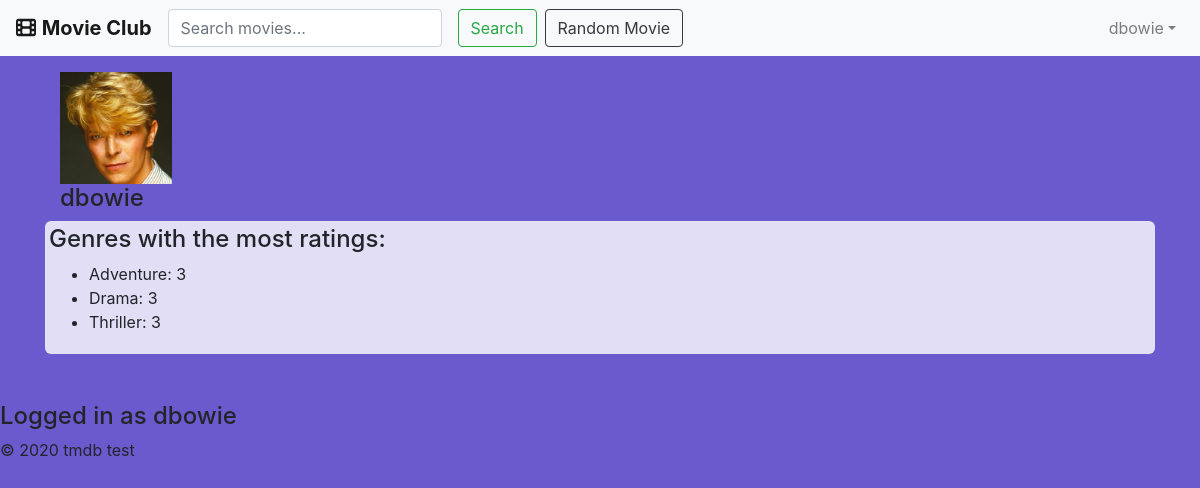
The app's page /index.php?action=dashboard (signed in) with its own data.
### tables this page shows
CREATE TABLE `users` (
  `userID` int(11) NOT NULL,
  `email` varchar(128) NOT NULL,
  `username` varchar(128) NOT NULL,
  `password` varchar(256) NOT NULL,
  `proPic` varchar(256) NOT NULL
);

### model/user.php (called while the page is built, shortened)
<?php
class User {
    private $userID, $email, $username, $password, $proPic;
    function __construct($email, $username, $password, $proPic) {
        $this->username = $username;
        $this->proPic = $proPic;
    }
    function getProPic() {
        return $this->proPic;
    }
    public function getUserID() {
        return $this->userID;
    }
    public function getUsername() {
        return $this->username;
    }
    function setUserID($userID): void {
        $this->userID = $userID;
    }
}

### model/userDB.php (called while the page is built, shortened)
<?php
class UserDB {
    public static function getUserByUserName($username) {
        $db = Database::getDB();
        $query = 'SELECT * FROM Users
                  WHERE username = :username';
        $statement = $db->prepare($query);
        $statement->bindValue(":username", $username);
        $statement->execute();
        $row = $statement->fetch(PDO::FETCH_ASSOC);
        $user = new User($row['email'], $row['username'], '', $row['proPic']);
        $user->setUserID($row['userID']);
        return $user;
    }
}

### model/ratingDB.php (called while the page is built, shortened)
<?php
class RatingDB {
    public static function getUserMovieRatings($user) {
        $db = Database::getDB();
        $query = 'SELECT * FROM ratings r
                  INNER JOIN movies m ON r.tmdbID = m.tmdbID
                  WHERE userID = :userID';
        $statement = $db->prepare($query);
        $statement->bindValue(":userID", $user->getUserID());
        $statement->execute();
        $rows = $statement->fetchAll();
        $ratings = null;
        foreach ($rows as $row) {
            $movie = MovieDB::getMovie($row['tmdbID']);
            $rating = new Rating($row['userID'], $row['tmdbID'], $row['rating'], $movie);
            $rating->setRatingID($row['ratingID']);
            $rating->setRatingDate($row['ratingDate']);
            $ratings[] = $rating;
        }
        return $ratings;
    }
}

### model/contHelper.php (called while the page is built, shortened)
<?php
class ContHelper {
    public static function getTop3Genres($user) {
        $ratings = RatingDB::getUserMovieRatings($user);
        $genres = GenreDB::getGenres();
        $genreCount = array();
        $top3Genres = array();
        foreach ($genres as $genre) {
            $genreCount[$genre->getName()] = 0;
        }
        if (!is_null($ratings)) {
            foreach ($ratings as $rating) {
                for ($i = 0; $i < count($rating->getMovie()->getGenres()); $i++) {
                    $genreCount[$rating->getMovie()->getGenres()[$i]->getName()]++;
                }
            }
            arsort($genreCount);
            for ($i = 0; $i < 3; $i++) {
                $top3Genres[key($genreCount)] = reset($genreCount);
                array_shift($genreCount);
            }
        }
        return $top3Genres;
    }
}

### model/movieDB.php (called while the page is built, shortened)
<?php
class MovieDB {
    public static function getMovie($tmdbID) {
        $db = Database::getDB();
        $query = 'SELECT * FROM moviesgenres mg
                  INNER JOIN genres g ON mg.genreID = g.genreID
                  WHERE movieID = :tmdbID';
        $statement = $db->prepare($query);
        $statement->bindValue(":tmdbID", $tmdbID);
        $statement->execute();
        $rows = $statement->fetchAll();
        $genres = array();
        if ($rows !== false) {
            for ($i = 0; $i < count($rows); $i++) {
                $genre = new Genre($rows[$i]['genreID'], $rows[$i]['name']);
                array_push($genres, $genre);
            }
        }
        $query = 'SELECT * FROM movies
                  WHERE tmdbID = :tmdbID';
        $statement = $db->prepare($query);
        $statement->bindValue(":tmdbID", $tmdbID);
        $statement->execute();
        $row = $statement->fetch();
        $movie = false;
        if ($row !== false) {
            $movie = new Movie($tmdbID, $row['title'], $row['overview'], $row['poster'], $genres);
        }
        return $movie;
    }
}

### model/genreDB.php (called while the page is built, shortened)
<?php
class GenreDB {
    public static function getGenres(){
        $db = Database::getDB();
        $query = 'SELECT * FROM genres';
        $statement = $db->prepare($query);
        $statement->execute();
        $rows = $statement->fetchAll();
        $genres = array();
        foreach ($rows as $row) {
            $genre = new Genre($row['genreID'], $row['name']);
            array_push($genres, $genre);
        }
        return $genres;
    }
}

### model/genre.php (called while the page is built, shortened)
<?php
class Genre {
    private $genreID, $name;
    function __construct($genreID, $name) {
        $this->name = $name;
    }
    function getName() {
        return $this->name;
    }
}

### model/rating.php (called while the page is built, shortened)
<?php
class Rating {
    private $ratingID, $userID, $tmdbID, $ratingDate, $rating, $movie;
    function __construct($userID, $tmdbID, $rating, $movie) {
        $this->movie = $movie;
    }
    function getMovie() {
        return $this->movie;
    }
}

### model/movie.php (called while the page is built, shortened)
<?php
class Movie {
    private $tmdbID, $title, $overview, $poster, $genres;
    function __construct($tmdbID, $title, $overview, $poster, $genres) {
        $this->genres = $genres;
    }
    function getGenres() {
        return $this->genres;
    }
}

### account/dashboard.php (the view, shortened to what this page needs)
<?php include 'view/header.php'; ?>
<div class="container">
        <div class="col-sm-2">
            <img class="mt-3" src="<?php echo Middleware::xecho($user->getProPic()); ?>" style="width: 7rem">
            <h4><?php echo Middleware::xecho($user->getUsername()); ?></h4>
        </div>
    <?php if (!empty($top3Genres)) { ?>
            <div class="col-sm board p-1">
                <h4>Genres with the most ratings:</h4>
                <ul>
                    <?php foreach ($top3Genres as $genre => $count) { ?>
                        <li><?php echo $genre ?>: <?php echo $count ?></li>
                    <?php } ?>
                </ul>
            </div>
        <?php } ?>
</div>
<?php include 'view/footer.php'; ?>

### view/header.php (shortened to what this page needs)
<!DOCTYPE html>
<html>
    <head>
        <link rel="stylesheet" href="https://maxcdn.bootstrapcdn.com/bootstrap/4.0.0/css/bootstrap.min.css">
        <link rel="stylesheet" href="./main.css">
    </head>
    <body>
        <nav class="navbar navbar-expand-lg navbar-light bg-light">
            <div class="collapse navbar-collapse" id="navbarToggler">
                <a class="navbar-brand" href="index.php?action=main"><i class="fas fa-film"></i>
                    <p style="display: inline"><b>Movie Club</b></p>
                </a>
                <form class="form-inline" method="post" action="index.php">
                    <input class="form-control mr-sm-2" type="search" placeholder="Search movies..." aria-label="Search" name="search">
                    <button class="btn btn-outline-success m-2 my-sm-0" type="submit">Search</button>
                    <?php if ($_SESSION['loginUser'] !== 'defaultUser') { ?>
                        <a href="index.php?action=rater"><button type="button" class="btn btn-outline-dark my-2 my-sm-0">Random Movie</button></a>
                    <?php } ?>
                </form>
            </div>
            <?php if ($_SESSION['loginUser'] === 'defaultUser') { ?>
                <ul class="nav navbar-nav ml-auto mt-2 mt-lg-0">
                    <li class="nav-item active p-3">
                        <a class="navlink" href="index.php?action=login">Log In</a>
                    </li>
                    <li class="nav-item p-3">
                        <a class="navlink" href="index.php?action=register">Register</a>
                    </li>
                </ul>
            <?php } else { ?>
                <ul class="navbar-nav">
                    <li class="nav-item dropdown">
                        <a class="nav-link dropdown-toggle" href="#" id="navbarDropdown"
                           role="button" data-toggle="dropdown" aria-haspopup="true" aria-expanded="false"><?php echo $user->getUsername() ?></a>
                    </li>
                </ul>
            <?php } ?>
        </nav>

### model/middleware.php
<?php
class Middleware {
    public static function xssafe($data, $encoding = 'UTF-8') {
        return htmlspecialchars($data, ENT_QUOTES | ENT_HTML401, $encoding);
    }
    public static function xecho($data) {
        echo self::xssafe($data);
    }
}

### view/footer.php (shortened to what this page needs)
<footer class="mt-5">
    <?php if ($_SESSION['loginUser'] !== 'defaultUser') { ?>
        <h4>Logged in as <?php echo $user->getUsername(); ?></h4>
    <?php } ?>
    <p class="copyright">
        &copy; <?php echo date("Y"); ?> tmdb test
    </p>
</footer>
</body>
</html>

### main.css (style rules this page uses)
body, html { height: 100%; }
body { background-color: slateblue; }
.socialNav, .board { background-color: rgba(255, 255, 255, 0.8); border-radius: 6px; }

### records on screen
users: username "dbowie", proPic (picture)

### other values on screen
$genre "Adventure"
$count "3"
$genre "Drama"
$genre "Thriller"
